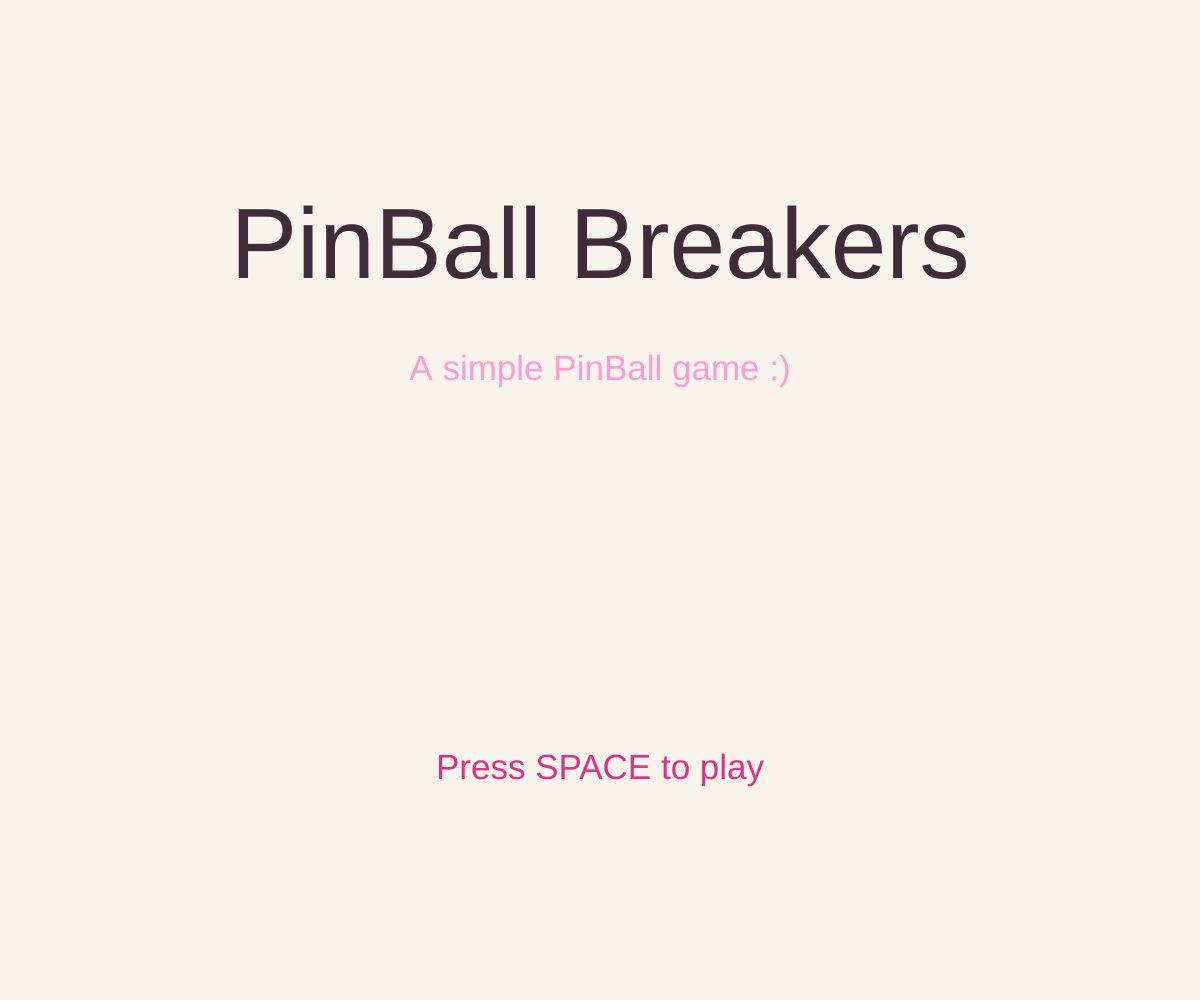
Frame 1 (no input)
Frame 60 (no input): identical to frame 1, image omitted
Frame 120 (the mouse pressed at the canvas centre since frame 60): identical to frame 1, image omitted

The p5.js sketch that drew this single still picture (run headless with seeded random() and noise() and a simulated clock; from frame 60 on, the mouse is pressed at the canvas centre):

// p5.js sketch
// ── sketch.js
// Title screen
let mode = "title";
// Ammo for the pingPong
let ammo;
// Movable rectangular shape at the bottom to bounce the ball around
let paddle;
// Position for the paddle
let paddleX;
let paddleY;
// Array to hold all bricks
let bricks = [];
// Life and Score data
let life;
let score;

function setup() {
  createCanvas(windowWidth, windowHeight);
  ammo = new pingPong();
  paddle = new Paddle();
  paddleX = width / 2 - 75;
  paddleY = height / 1.1;

  // For loop to make 50 bricks
  for (let i = 0; i < 50; i++) {
    let brick = new Brick();
    bricks.push(brick);
  }

  // Life and Score data
  life = 7;
  score = 0;
}

// Redirection to different screens
function draw() {
  if (mode === "title") {
    titleScreen();
  }
  if (mode === "game") {
    gameScreen();
  }
  if (mode === "gameOver") {
    gameoverScreen();
  }
  if (mode === "gameWin") {
    gamewinScreen();
  }
}

// Title screen
function titleScreen() {
  background(248, 244, 236);
  textSize(100);
  textAlign(CENTER, CENTER);
  // Title text
  fill(64, 43, 58);
  text("PinBall Breakers", width / 2, height / 4);
  textSize(35);
  textAlign(CENTER, CENTER);
  // Description text
  fill(255, 155, 210);
  text("A simple PinBall game :)", width / 2, height / 2.7);
  // Instruction text
  fill(214, 52, 132);
  text("Press SPACE to play", width / 2, height / 1.3);

  // Pressing the Space button will move you from the Home screen to the Game screen
  if (keyCode === 32) {
    mode = "game";
  }
}

// Game screen
function gameScreen() {
  background(142, 62, 99);

  // Balls and Scores text costumization
  textSize(35);
  textAlign(CENTER, CENTER);
  fill(248, 249, 215);

  // Balls and Scores text position
  text("balls =" + life, width / 10, height / 1.05);
  text("score =" + score, width / 1.15, height / 1.05);

  ammo.draw();
  ammo.move();
  ammo.collision();

  for (let brick of bricks) {
    brick.draw();
  }

  paddle.draw();
  paddle.move();

  if (ammo.location()) {
    life -= 1;
    ammo.reset();
    if (life === 0) {
      mode = "gameOver";
    }
  }

  if (score === 500) {
    mode = "gameWin";
  }
}

// pingPong properties
class pingPong {
  constructor() {
    // pingPong dimensions
    this.ballX = width / 2;
    this.ballY = height / 2;
    // Initial spawning location
    this.dirX = 2;
    this.dirY = 10;
    this.radius = 25;
    // Colour of the pingPong
    (this.color = 248), 249, 215;
  }

  draw() {
    fill(this.color);
    ellipse(this.ballX, this.ballY, this.radius);
  }

  move() {
    this.ballX = this.ballX + this.dirX;
    this.ballY = this.ballY + this.dirY;
  }

  collision() {
    // Collision for the edge of the screen
    if (this.ballX > width || this.ballX < 0) {
      this.dirX = this.dirX * -1;
    }

    if (this.ballY < 0) {
      this.dirY = this.dirY * -1;
      this.ballY = this.ballY + this.dirY;
    }

    // Colliion for the moving paddle
    if (
      this.ballY > paddleY - 20 &&
      this.ballY < paddleY &&
      this.ballX > paddleX - 5 &&
      this.ballX < paddleX + 150
    ) {
      this.dirY = this.dirY * -1;
      this.ballY = this.ballY + this.dirY;
    }

    // Collision with the bricks
    for (let i = 0; i < bricks.length; i++) {
      let brick = bricks[i];
      if (
        brick.active &&
        this.ballY > brick.brickY - 25 &&
        this.ballY < brick.brickY &&
        this.ballX > brick.brickX - 5 &&
        this.ballX < brick.brickX + 55
      ) {
        score += 10;
        this.dirX += 0.5;
        this.dirY += 0.5;
        this.dirY = this.dirY * -1;
        this.ballY = this.ballY + this.dirY;
        brick.active = false; // Disable the brick upon collision
      }
    }
  }

  location() {
    return this.ballY - this.radius > height;
  }

  reset() {
    this.ballX = width / 2;
    this.ballY = height / 2;
    // Ball spawn location when previous one is gone
    this.dirX = 2;
    this.dirY = 10;
  }
}

// Brick properties
class Brick {
  constructor() {
    this.active = true; // Flag to indicate if the brick is active
    // Brick dimensions
    this.brickWidth = 50;
    this.brickHeight = 25;
    this.brickX = random(width - this.brickWidth);
    this.brickY = random(100, height / 2);
    this.red = random(0, 255);
    this.green = random(0, 255);
    this.blue = random(0, 255);
  }

  draw() {
    if (this.active) {
      fill(this.red, this.green, this.blue);
      rect(this.brickX, this.brickY, this.brickWidth, this.brickHeight);
    }
  }
}

// Paddle properties
class Paddle {
  constructor() {
    // Paddle properties
    this.paddleWidth = 150;
    this.paddleHeight = 20;
    this.color = color(202, 230, 178);
  }

  draw() {
    fill(this.color);
    rect(paddleX, paddleY - 15, this.paddleWidth, this.paddleHeight, 20);
  }

  move() {
    if (keyIsDown(LEFT_ARROW)) {
      if (keyIsDown(SHIFT)) {
        paddleX -= 20;
      } else {
        paddleX -= 13;
      }
    }

    if (keyIsDown(RIGHT_ARROW)) {
      if (keyIsDown(SHIFT)) {
        paddleX += 20;
      } else {
        paddleX += 13;
      }
    }

    if (paddleX < 0) {
      paddleX = 0;
    }

    if (paddleX + 150 > width) {
      paddleX = width - 150;
    }
  }

  reset() {
    paddleX = width / 2 - 75;
    paddleY = height / 1.1;
  }
}

function gameoverScreen() {
  background(255, 253, 215);
  textSize(100);
  textAlign(CENTER, CENTER);
  fill(231, 41, 41);
  // Title text
  text("Game Over :(", width / 2, height / 4);
  textSize(35);
  textAlign(CENTER, CENTER);
  // Instruction text
  fill(255, 91, 174);
  text("Press BACKSPACE to go back to the menu", width / 2, height / 1.3);

  if (keyCode === BACKSPACE) {
    ammo.reset();
    paddle.reset();
    life = 5;
    score = 0;
    for (let i = 0; i < bricks.length; i++) {
      bricks[i].active = true; // Re-enable all bricks
    }
    mode = "title";
  }
}

function gamewinScreen() {
  background(202, 230, 178);
  textSize(100);
  textAlign(CENTER, CENTER);
  fill(142, 62, 99);
  // Title text
  text("You won! :D", width / 2, height / 4);
  textSize(35);
  textAlign(CENTER, CENTER);
  // Instruction text
  fill(210, 100, 154);
  text("Press BACKSPACE to go back to the menu", width / 2, height / 1.3);

  if (keyCode === BACKSPACE) {
    ammo.reset();
    paddle.reset();
    life = 5;
    score = 0;
    for (let i = 0; i < bricks.length; i++) {
      bricks[i].active = true; // Re-enable all bricks
    }
    mode = "title";
  }
}
